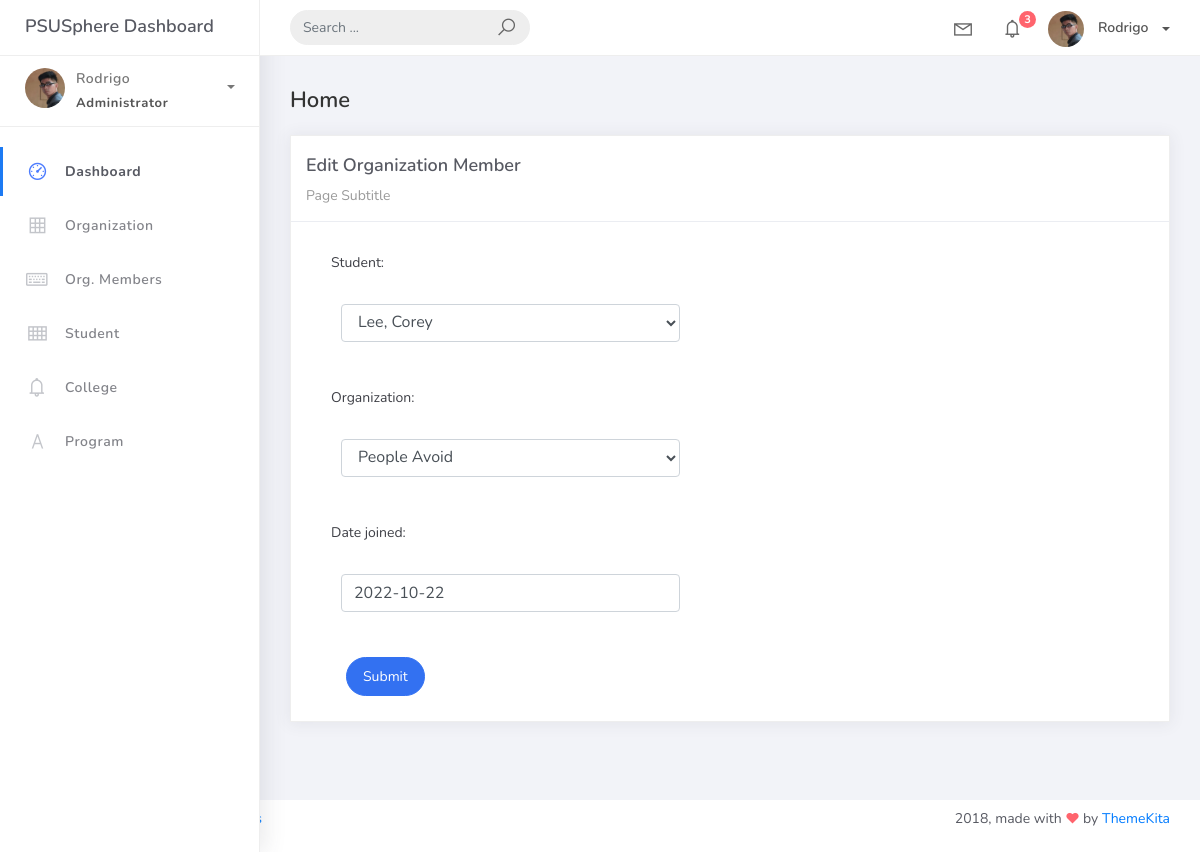
Screenshot of /organization_mem_list/1 with the database file from the repository.
### studentorg/models.py (models this page shows)
class BaseModel (models.Model):
    created_at = models.DateTimeField(auto_now_add=True, db_index=True)
    updated_at = models.DateTimeField (auto_now=True)
    class Meta:
        abstract = True

class OrgMember (BaseModel):
    student = models.ForeignKey (Student, on_delete=models.CASCADE)
    organization = models.ForeignKey (Organization, on_delete=models.CASCADE)
    date_joined = models.DateField()

### studentorg/views.py (the view)
# urls.py: path('organization_mem_list/<pk>', OrganizationMemberUpdateView.as_view(), name='organization-mem-update'),
class OrganizationMemberUpdateView(UpdateView):
    model = OrgMember
    form_class = OrgMemberForm
    template_name = 'org_mem_edit.html'
    success_url = reverse_lazy('organization-mem-list')

### studentorg/forms.py
class OrgMemberForm(ModelForm):
    class Meta:
        model = OrgMember
        fields = "__all__"

### studentorg/models.py (called while the page is built)
    def __str__(self):
        return self.name

    def __str__(self):
        return f" {self.lastname}, {self.firstname}"

### templates/org_mem_edit.html
{% extends 'base.html' %} {% load static %} {% block content %}
<div class="content">
    <div class="container-fluid">
        <h4 class="page-title">Home</h4>
        <div class="row">
            <div class="col-md-12">
                <div class="card">
                    <div class="card-header">
                        <div class="card-title">Edit Organization Member</div>
                        <div class="card-category">Page Subtitle</div>
                    </div>
                    <div class="col-md-6">
                        <div class="card-body">
                            <form class="" action="" method="post" novalidate>
                                {% csrf_token %} {% include 'includes/form.html' %}
                                <div class="form-group">
                                    <div class="col-md-12 col-sm-3">
                                        <button type="submit" class="btn btn-primary btn-rounded">Submit</button>
                                    </div>
                                </div>
                            </form>
                        </div>
                    </div>
                </div>
            </div>
        </div>
    </div>
</div>
{% endblock %}

### templates/includes/form.html (shortened to what this page needs)
{% load widget_tweaks %}
{% for field in form %}
<div class="field item form-group">
    <label>{{ field.label_tag }}</label>
    <div class="form-group">
        {% render_field field class="form-control" %}
    </div>
</div>
{% endfor %}

### rows the page displays
OrgMember: student "Lee, Corey" "People Avoid" "2022-10-22"

### other values shown
{{ field.label_tag }} "Student:" "Organization:" "Date joined:"
